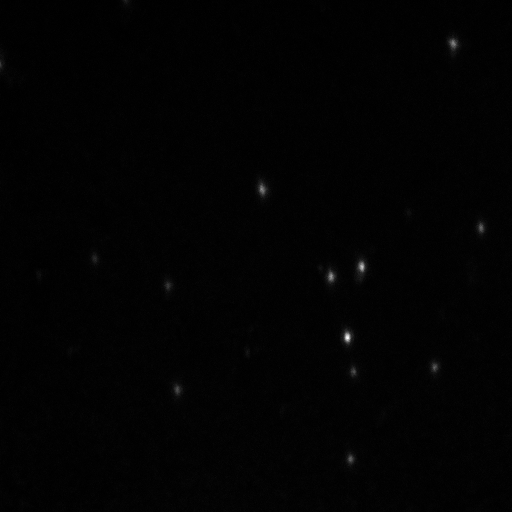
#> input picture X2110-Camera/100x/beads2/680.tif, 512 x 512 px
$ python wavelength_calculation_two_colors.py
#> lines starting #> are read from the running program, lines starting #| are printed output that depends on the picture
# -*- coding: utf-8 -*-
"""
Created on Sat Aug 15 12:32:33 2015

@author: Andre
"""
#import seaborn as sns
#sns.set()
import matplotlib.pyplot as plt
import numpy as np
from mpl_toolkits.mplot3d import Axes3D
import scipy.optimize as sp
from skimage.feature import peak_local_max
from PIL import Image
from scipy import sparse
from scipy.spatial import distance


#plt.close('all')
#comment
#####################################################################################
def twoD_Gaussian(x_y, offset, amplitude, xo, yo, sigma_x, sigma_y, theta):
    x, y = x_y
    xo = float(xo)
    yo = float(yo)
    a = (np.cos(theta)**2)/(2*sigma_x**2) + (np.sin(theta)**2)/(2*sigma_y**2)
    b = -(np.sin(2*theta))/(4*sigma_x**2) + (np.sin(2*theta))/(4*sigma_y**2)
    c = (np.sin(theta)**2)/(2*sigma_x**2) + (np.cos(theta)**2)/(2*sigma_y**2)
    g = offset + amplitude*np.exp( - (a*((x-xo)**2) + 2*b*(x-xo)*(y-yo)
                            + c*((y-yo)**2)))
    return g.ravel()

###################################################################################
imagesFiles = [ '680.tif',  'red.tif', 'green.tif']


image = Image.open(imagesFiles[0])
#> image is the input picture: PIL image 512x512 I;16; min 69, max 15874, mean 247.6
im_red = Image.open(imagesFiles[1])
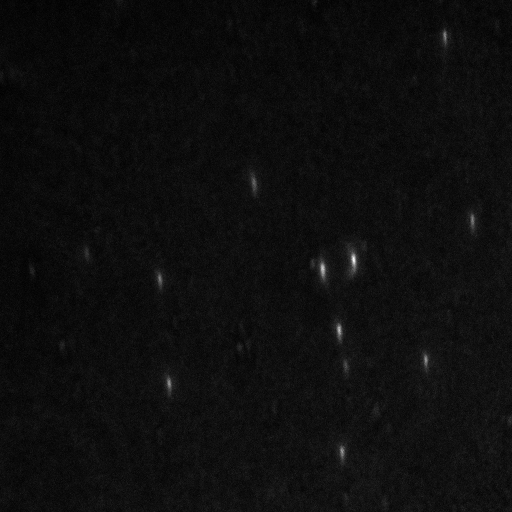
#> input picture X2110-Camera/100x/beads2/red.tif, 512 x 512 px
#> im_red is the input picture: PIL image 512x512 I;16; min 131, max 6314, mean 481.7
im_green = Image.open(imagesFiles[2])
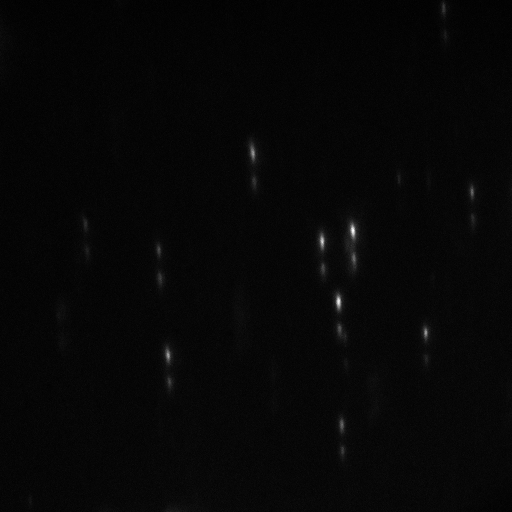
#> input picture X2110-Camera/100x/beads2/green.tif, 512 x 512 px
#> im_green is the input picture: PIL image 512x512 I;16; min 101, max 9720, mean 369.3


image = np.array(image)

#Check treshold, otherwise it may find more than one peak
thr_base = np.max(image)-40*np.std(image)
#> thr_base = 4963
peaks_base = peak_local_max(image, min_distance=5, threshold_abs=thr_base)
#> peaks_base = [[338, 347], [266, 362], [276, 331], [189, 261], [42, 453], [227, 480], [367, 434], [458, 350]]
peaks_base[:,0], peaks_base[:,1] = peaks_base[:,1], peaks_base[:,0].copy()

#if points are to close to the borders dont consider it
box_all = 18
y_top = 50
y_bot = 20

delete_base = []
for i,points in enumerate(peaks_base):
    if points[1]-y_top<0:                             #if point is too close to the top
        delete_base.append(i)
    elif points[1] + y_bot >image.shape[0]:
        delete_base.append(i)
    if points[0] + 10 > image.shape[1]:                           #if point is too close to the right
        delete_base.append(i)
    if points[0] - 10 < 0:
        delete_base.append(i)
#> this loop made 8 passes
#> points on passes 1 to 8: [347, 338], [362, 266], [331, 276], [261, 189], [453, 42], [480, 227], [434, 367], [350, 458]
#> after the loop, delete_base = [4]
peaks_base = np.delete(peaks_base, delete_base, 0)
#> peaks_base = [[347, 338], [362, 266], [331, 276], [261, 189], [480, 227], [434, 367], [350, 458]]
print(str(peaks_base.shape[0]) + ' 680 peaks')
#| 7 680 peaks

#plot image and detected peaks
plt.figure(1)
plt.imshow(image)
plt.grid('off')
plt.scatter(peaks_base[:,0], peaks_base[:,1], facecolor='none', edgecolor="white")

##############################################################################
im_red = np.array(im_red)


# [23 lines of commented-out code are left out]
im_green = np.array(im_green)

# [21 lines of commented-out code are left out]


base_centers = np.empty((0,2))
base_centers_trans = np.empty((0,2)) #trans is in the coordinate system of the masked image below

#if a detected color is to far from the reference peak we need to increase the y box height
box = box_all
box_y_top = y_top
box_y_bot = y_bot

rows_y = box_y_top + box_y_bot
#rows_y += 1
sumBase = np.empty((rows_y, peaks_base.shape[0])) #empty matrix to hold the collapsed sum of images/spectra

for i, peaks in enumerate(peaks_base):

    xmin = peaks[0] - box/2
    xmax = peaks[0] + box/2
    ymin = peaks[1] - box_y_top
    ymax = peaks[1] + box_y_bot

    x = np.arange(xmin, xmax,1)
    y = np.arange(ymin, ymax,1)

    Y, X = np.meshgrid(x,y) #note: meshgrid is needed to use an asymetric grid with plot_surface, I tried mgrid and it didn't work.

    imageMask =  image[int(np.min(X)):int(np.max(X))+1, int(np.min(Y)):int(np.max(Y))+1] #to mask it correctly we have to invert X and Y here
    imageMaskcopy =  np.copy(image)[int(np.min(X)):int(np.max(X))+1, int(np.min(Y)):int(np.max(Y))+1] #copy to do calculation in masked image coordinates


    sumBaseTemp = np.sum(imageMaskcopy, axis=1) #collapse the x direction to get spectra along y direction
    sumBase[:,i] = sumBaseTemp

    ig = (np.min(imageMask), np.max(imageMask) , peaks[1]+0.5, peaks[0]+0.5, 2.0, 2.0, 0.0) #0.5 used to force fit because peaks were to close to the fit
    inpars, pcov = sp.curve_fit(twoD_Gaussian,(X,Y), imageMask.ravel(), p0=ig, maxfev=20000)
    fit3 = twoD_Gaussian((Y, X), *inpars).reshape(X.shape[0], Y.shape[1])

    base_centers = np.append (base_centers, [[inpars[2], inpars[3]]], axis=0)
    base_centers_trans = np.append (base_centers_trans, [[inpars[2]-ymin, inpars[3]-xmin]], axis=0) #parameters minx ymin and xmin to translate
#> this loop made 7 passes
#> (peaks, xmin, xmax, ymin, ymax, ig) on pass 1: ([347, 338], 338, 356, 288, 358, (91, 15874, 338.5, 347.5, 2, 2, 0))
                                                                                                    # [11 lines of commented-out code are left out]


base_centers_temp = []
base_centers_trans_temp = []

# [10 lines of commented-out code are left out]
base_centers[:, 0], base_centers[:, 1] = base_centers[:, 1], base_centers[:, 0].copy() #invert back to X,Y order
##base_centers_trans = np.array([base_centers_trans_temp][0])
base_centers_trans[:, 0], base_centers_trans[:, 1] = base_centers_trans[:, 1], base_centers_trans[:, 0].copy() #invert back to X,Y order
#print(str(base_centers.shape[0]) + ' 680 peaks cleaned')
#
#Test Peaks fitting
plt.figure(2)
plt.imshow(image)
plt.grid('off')
plt.scatter(peaks_base[:,0], peaks_base[:,1], facecolor='none', edgecolor="g")
plt.scatter(base_centers[:,0], base_centers[:,1], facecolor='none', edgecolor="r")

#######################################################################################################


#if a detected color is to far from the reference peak we need to increase the y box height
box = box_all
box_y_top = y_top
box_y_bot = y_bot


rows_y = box_y_top + box_y_bot
#rows_y += 1


sumRed = np.empty((rows_y, base_centers.shape[0]))

for i,peaks in enumerate(peaks_base):

    xmin = peaks[0] - box/2
    xmax = peaks[0] + box/2
    ymin = peaks[1] - box_y_top
    ymax = peaks[1] + box_y_bot

    x = np.arange(xmin, xmax,1)
    y = np.arange(ymin, ymax,1)

    Y, X = np.meshgrid(x,y) #note: meshgrid is needed to use an asymetric grid with plot_surface, I tried mgrid and it didn't work

    redMask =  im_red[int(np.min(X)):int(np.max(X))+1, int(np.min(Y)):int(np.max(Y))+1] #to mask it correctly we have to invert X and Y here
    redMaskcopy =  np.copy(im_red)[int(np.min(X)):int(np.max(X))+1, int(np.min(Y)):int(np.max(Y))+1]

    sumRedTemp = np.sum(redMaskcopy, axis=1)
    sumRed[:,i] = sumRedTemp
#> this loop made 7 passes

    # [9 lines of commented-out code are left out]
box = box_all
box_y_top = y_top
box_y_bot = y_bot


rows_y = box_y_top + box_y_bot
#rows_y += 1


sumGreen = np.empty((rows_y, base_centers.shape[0]))

for i,peaks in enumerate(base_centers):

    xmin = peaks[0] - box/2
    xmax = peaks[0] + box/2
    ymin = peaks[1] - box_y_top
    ymax = peaks[1] + box_y_bot

    x = np.arange(xmin, xmax,1)
    y = np.arange(ymin, ymax,1)

    Y, X = np.meshgrid(x,y) #note: meshgrid is needed to use an asymetric grid with plot_surface, I tried mgrid and it didn't work


    greenMask = im_green[int(np.min(X)):int(np.max(X))+1, int(np.min(Y)):int(np.max(Y))+1] #to mask it correctly we have to invert X and Y here

    greenMaskcopy =  np.copy(im_green)[int(np.min(X)):int(np.max(X))+1, int(np.min(Y)):int(np.max(Y))+1]
    sumGreenTemp = np.sum(greenMaskcopy, axis=1)

    sumGreen[:,i] = sumGreenTemp
#> this loop made 7 passes
#> peaks on passes 1 to 7: [347, 336.9], [361.3, 266.4], [330.6, 276.3], [261.8, 189], [480.6, 227.4], [434.3, 366.8], [350.2, 458.6]

#    fig = plt.figure(i+10)
#    ax1 = fig.gca(projection='3d')
#    ax1.plot_surface(X, Y, greenMask, cmap="jet", linewidth=0, antialiased=False, alpha=0.5)


#########################################################################################################
#Function to remove baseline by "Asymmetric Least Squares Smoothing" by P. Eilers and H. Boelens 2005
def baseline_als(y, lam, p, niter=10):
  L = len(y)
  D = sparse.csc_matrix(np.diff(np.eye(L), 2))
  w = np.ones(L)
  for i in range(niter):
    W = sparse.spdiags(w, 0, L, L)
    Z = W + lam * D.dot(D.transpose())
    z = sparse.linalg.spsolve(Z, w*y)
    w = p * (y > z) + (1-p) * (y < z)
  return z


#Wavelength Calculation
#coef comes from the calibration => coefficient of a 3rd order polynomial
coef = np.array([-2.702e-05, 0.01925, 4.312, 680])

p = np.poly1d(coef)

#In this case there is some leaking between the channels and also because the mask box is big a lot of the
#masked image is background, setting this intervals to 0 takes care of this
sumGreen[35:,:] = 0
sumRed[0:35,:] = 0
sumBase[0:35,:] = 0


#Tables to hold spectral mean for each channel
spectralMeanTableRed = np.empty((np.shape(base_centers_trans)[0],1))
spectralMeanTableGreen = np.empty((np.shape(base_centers_trans)[0],1))
spectralMeanTableBase = np.empty((np.shape(base_centers_trans)[0],1))


#for each center in the translated coordinate system of the masked image calculates the new wavelenght calibration
#by making the fitted center zero pixel displacement and applying the 3rd polynomial
for i, centers in enumerate(base_centers_trans):
    pixels = np.arange(0,rows_y,1)
    x_center = centers[0]
    y_center = centers[1]
    pixels_x = pixels - x_center
    pixels_y = pixels - y_center
    pixel_disp = p(pixels_y)


    sumNormRed = (sumRed[:,i]) /np.max(sumRed[:,i])
    sumNormGreen = (sumGreen[:,i]) /np.max(sumGreen[:,i])
    sumNormBase = (sumBase[:,i])/np.max(sumBase[:,i])

    #Spectral mean Calculation (wavelength average weighted by intensity)
    spectralMeanRed = np.sum(np.multiply(sumRed[:,i],pixel_disp))/np.sum(sumRed[:,i])

    spectralMeanGreen = np.sum(np.multiply(sumGreen[:,i],pixel_disp))/np.sum(sumGreen[:,i])

    spectralMeanBase = np.sum(np.multiply(sumBase[:,i],pixel_disp))/np.sum(sumBase[:,i])


    spectralMeanTableRed[i,0] = spectralMeanRed
    spectralMeanTableGreen[i,0] = spectralMeanGreen
    spectralMeanTableBase[i,0] = spectralMeanBase


    plt.figure(4)
    plt.scatter([680.0],spectralMeanRed )
    plt.scatter([580.0],spectralMeanGreen )
    plt.scatter([677.0],spectralMeanBase )
# [7 lines of commented-out code are left out]
    plt.figure(6)
    ##        zz = baseline_als(sumRed[30:,i], 1000000, 0.0001)
    ##        corre = sumRed[30:,i]-zz
    ##        corre = corre/np.max(corre)
    plt.plot(pixel_disp[35:],sumNormRed[35:], label=i)
    #plt.plot(pixel_disp,sumNormBase, label=i)
    #    #plt.legend()
    #
    #
    plt.plot(pixel_disp[0:40],sumNormGreen[0:40], label=i)
#        plt.legend()
    plt.xlim(500,800)
#> this loop made 7 passes
#> centers on passes 1 to 7: [9.01, 48.86], [8.31, 50.42], [8.61, 50.29], [9.79, 49.98], [9.65, 50.42], [9.27, 49.81], [9.15, 50.64]
#        plt.xlim(640,720)
#        plt.ylim(0,1.2)
#
#Plot spectral mean for each color/dye
plt.figure(3)
plt.errorbar([580.0], np.mean(spectralMeanTableGreen),yerr=np.std(spectralMeanTableGreen), marker='o', markersize=5)
plt.errorbar([680.0], np.mean(spectralMeanTableRed), yerr=np.std(spectralMeanTableRed), marker='o', markersize=5)
plt.errorbar([680.0], np.mean(spectralMeanTableBase), yerr=np.std(spectralMeanTableBase), marker='o', markersize=5)
plt.xticks(np.arange(560,750,20))
plt.yticks(np.arange(560,750,20))
plt.xlim(570,700)
plt.ylim(500,720)
plt.grid('on')
plt.xlabel('Nominal Wavelength (nm)')
plt.ylabel('Spectral Mean (nm)')
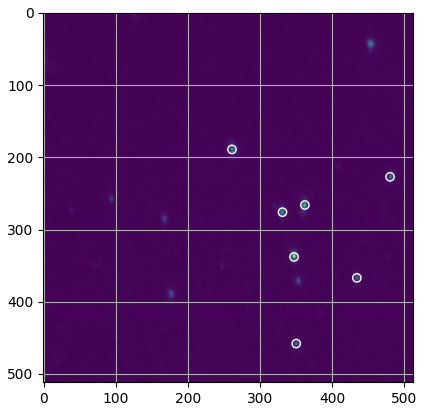
#> figure drawn by matplotlib, 1 panel
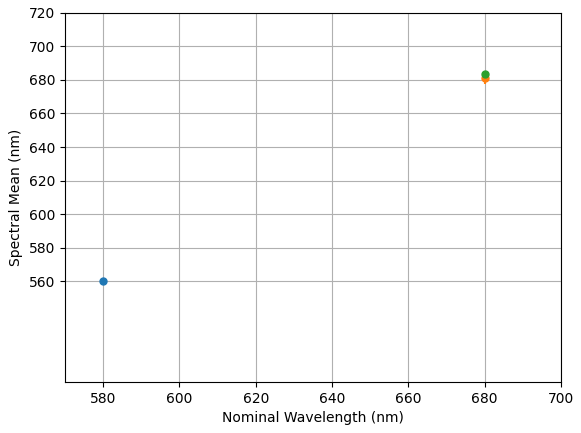
#> figure drawn by matplotlib, 1 panel
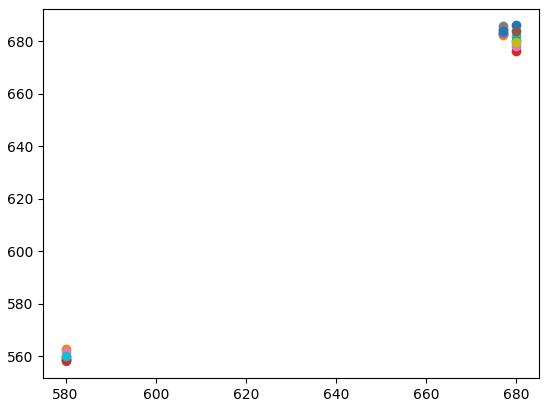
#> figure drawn by matplotlib, 1 panel
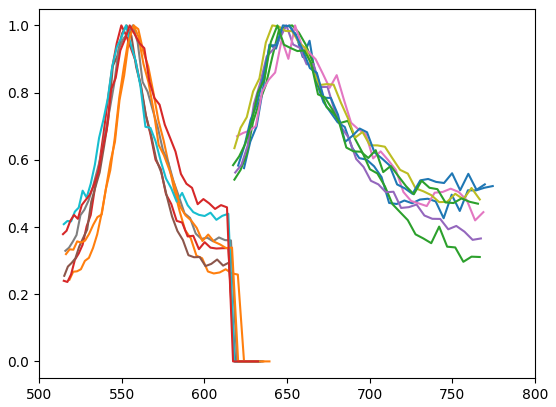
#> figure drawn by matplotlib, 1 panel; curve peaks at x = 651.3, y = 1; curve peaks at x = 557.1, y = 1; curve peaks at x = 653.1, y = 1
